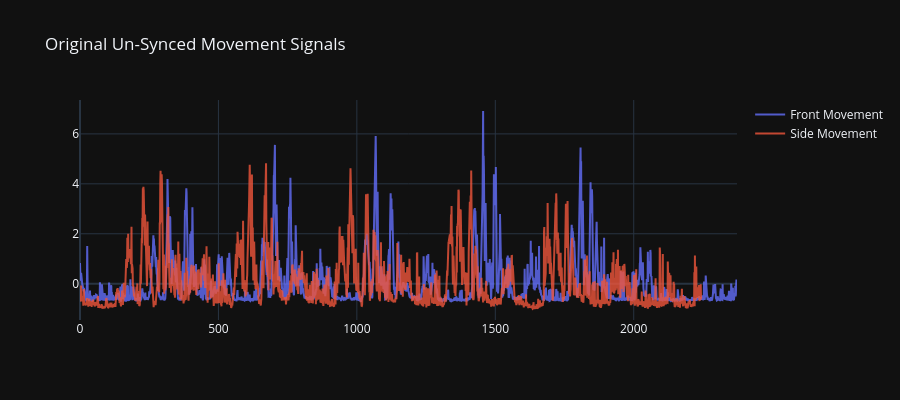
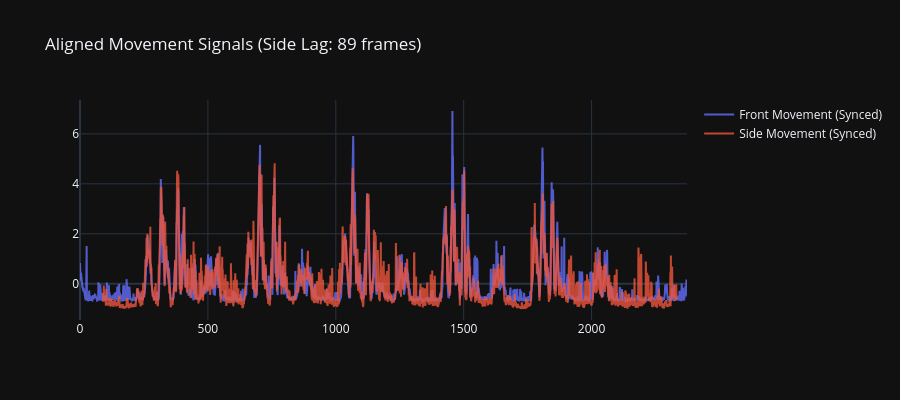

Notebook code for these charts, in order:
### Code cell
# @title Run Full Pipeline

target_entry_id = "experiments_0001" #@param {type:"string"}

print(f"Starting end-to-end process for {target_entry_id}...")

# 1. Run the pipeline to generate DataFrames and videos
front_df, side_df, side_lag, front_annotated_path, side_annotated_path, synced_video_path = visual_estimation_pipeline(
    entry_id=target_entry_id,
    store=store,
    generate_annotated=True,
    generate_synced=True
)

### Figure 1 — Plotly figure (JSON) as saved in the notebook; plotly's stock layout.template omitted (floating-point values rounded to 4 significant figures; data arrays with more than 128 entries replaced by an {"elided": "..."} marker saying what was removed)
{"data": [{"mode": "lines", "name": "Front Movement", "opacity": 0.8, "y": {"elided": "2374 float values"}, "type": "scatter"}, {"mode": "lines", "name": "Side Movement", "opacity": 0.8, "y": {"elided": "2246 float values"}, "type": "scatter"}], "layout": {"title": {"text": "Original Un-Synced Movement Signals"}, "height": 400}}

### Figure 2 — Plotly figure (JSON) as saved in the notebook; plotly's stock layout.template omitted (floating-point values rounded to 4 significant figures; data arrays with more than 128 entries replaced by an {"elided": "..."} marker saying what was removed)
{"data": [{"mode": "lines", "name": "Front Movement (Synced)", "opacity": 0.8, "x": {"elided": "2374 int values"}, "y": {"elided": "2374 float values"}, "type": "scatter"}, {"mode": "lines", "name": "Side Movement (Synced)", "opacity": 0.8, "x": {"elided": "2246 int values"}, "y": {"elided": "2246 float values"}, "type": "scatter"}], "layout": {"title": {"text": "Aligned Movement Signals (Side Lag: 89 frames)"}, "height": 400}}
